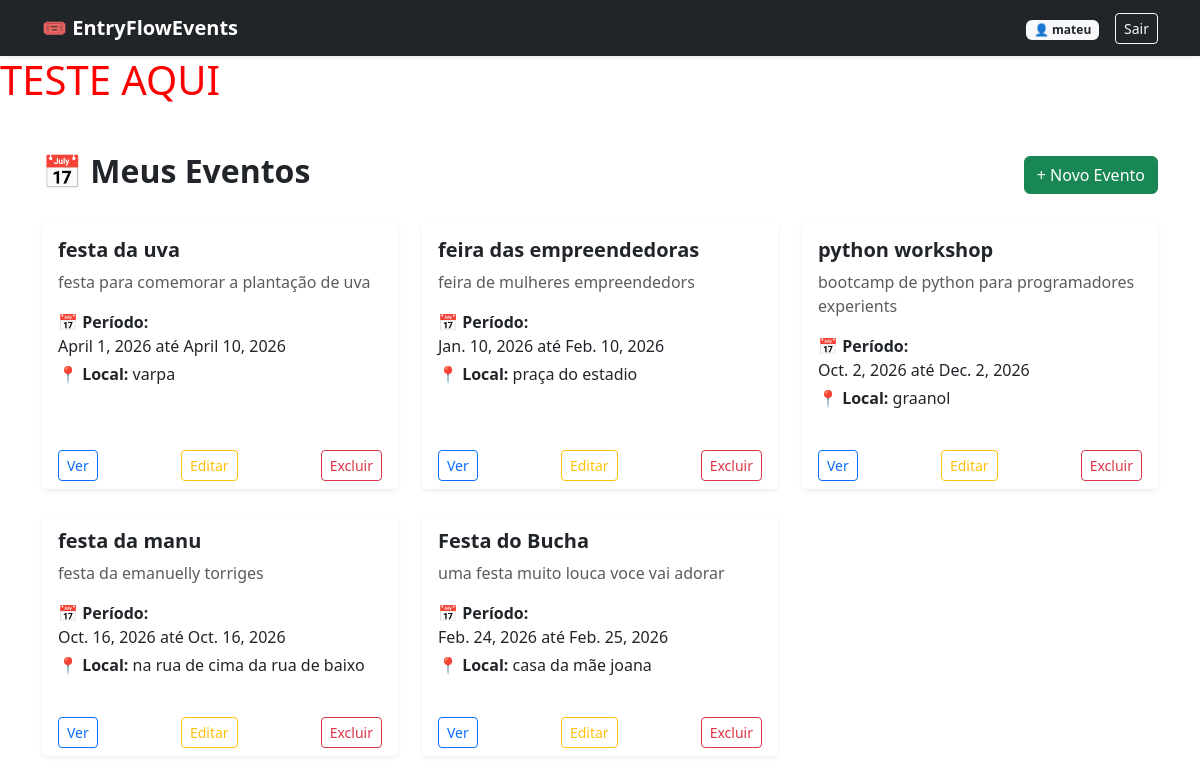
/events/event (signed in), run on the app's committed database.
### events/models.py (models this page shows, shortened)
class Event(models.Model):
    organizer = models.ForeignKey(User, on_delete=models.CASCADE)
    name = models.CharField(max_length=200)
    description = models.TextField()
    start_date = models.DateField()
    end_date = models.DateField()
    location = models.CharField(max_length=200)
    created_at = models.DateTimeField(auto_now_add=True)

### events/views.py (the view)
# urls.py: path('event', views.event_list, name='event_list'),
@login_required
def event_list(request):
    events = Event.objects.filter(organizer=request.user)
    return render(request, 'events/event_list.html', {'events': events})

### events/templates/events/event_list.html
{% extends 'base.html' %}
{% block content %}
<h1 style="color:red;">TESTE AQUI</h1>
<div class="container mt-5">
    <div class="d-flex justify-content-between align-items-center mb-4">
        <h2 class="fw-bold">📅 Meus Eventos</h2>
        <a href="{% url 'create_event' %}" class="btn btn-success">
            + Novo Evento
        </a>
    </div>
    <div class="row">
        {% for event in events %}
        <div class="col-md-4 mb-4">
            <div class="card shadow-sm h-100 border-0">
                <div class="card-body">
                    <h5 class="card-title fw-bold">
                        {{ event.name }}
                    </h5>
                    <p class="text-muted">
                        {{ event.description }}
                    </p>
                    <p class="mb-1">
                        <strong>📅 Período:</strong><br>
                        {{ event.start_date }} até {{ event.end_date }}
                    </p>
                    <p>
                        <strong>📍 Local:</strong>
                        {{ event.location }}
                    </p>
                </div>
                <div class="card-footer bg-white border-0 d-flex justify-content-between">
                    <a href="#" class="btn btn-outline-primary btn-sm">Ver</a>
                    <a href="#" class="btn btn-outline-warning btn-sm">Editar</a>
                    <a href="#" class="btn btn-outline-danger btn-sm">Excluir</a>
                </div>
            </div>
        </div>
        {% empty %}
        <div class="col-12">
            <div class="alert alert-info text-center">
                Nenhum evento cadastrado ainda.
            </div>
        </div>
        {% endfor %}
    </div>
</div>
{% endblock %}

### templates/base.html (shortened to what this page needs)
<!DOCTYPE html>
<html lang="en">
<head>
    <link href="https://cdn.jsdelivr.net/npm/bootstrap@5.3.2/dist/css/bootstrap.min.css" rel="stylesheet">
</head>
<body>
<nav class="navbar navbar-expand-lg navbar-dark bg-dark shadow-sm">
    <div class="container">
        <a class="navbar-brand fw-bold" href="{% url 'event_list' %}">
            🎟️ EntryFlowEvents
        </a>
        <div class="collapse navbar-collapse" id="navbarNav">
            <ul class="navbar-nav ms-auto align-items-center">
                {% if user.is_authenticated %}
                    <li class="nav-item me-3">
                        <span class="badge bg-light text-dark">
                            👤 {{ user.username }}
                        </span>
                    </li>
                    <li class="nav-item">
                        <a href="{% url 'logout' %}" class="btn btn-outline-light btn-sm">
                            Sair
                        </a>
                    </li>
                {% else %}
                    <li class="nav-item">
                        <a href="{% url 'login' %}" class="btn btn-outline-light btn-sm">
                            Entrar
                        </a>
                    </li>
                {% endif %}
            </ul>
        </div>
    </div>
</nav>
{%block content%}
{%endblock%}
</body>
</html>

### data on the page
Event: name "festa da uva", description "festa para comemorar a plantação de uva", start_date "April 1, 2026", end_date "April 10, 2026", location "varpa"
Event: name "feira das empreendedoras", description "feira de mulheres empreendedors", start_date "Jan. 10, 2026", end_date "Feb. 10, 2026", location "praça do estadio"
Event: name "python workshop", description "bootcamp de python para programadores experients", start_date "Oct. 2, 2026", end_date "Dec. 2, 2026", location "graanol"
Event: name "festa da manu", description "festa da emanuelly torriges", start_date "Oct. 16, 2026", end_date "Oct. 16, 2026", location "na rua de cima da rua de baixo"
Event: name "Festa do Bucha", description "uma festa muito louca voce vai adorar", start_date "Feb. 24, 2026", end_date "Feb. 25, 2026", location "casa da mãe joana"

### other printed values
{{ user.username }} "mateu"
